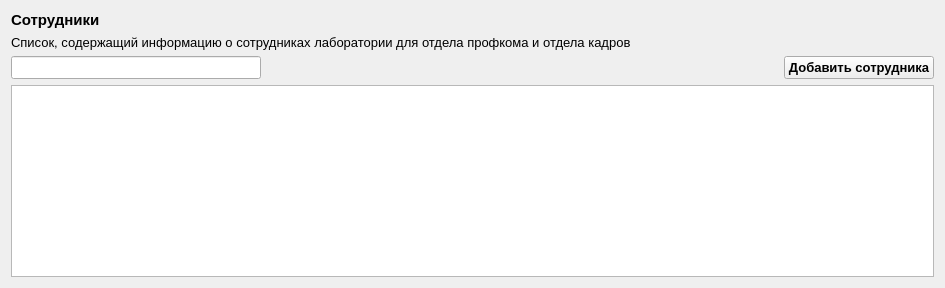
          <widget class="QWidget" name="page">
           <layout class="QGridLayout" name="gridLayout">
            <item row="1" column="0">
             <widget class="QLineEdit" name="search">
              <property name="minimumSize">
               <size>
                <width>250</width>
                <height>0</height>
               </size>
              </property>
              <property name="maximumSize">
               <size>
                <width>250</width>
                <height>16777215</height>
               </size>
              </property>
              <property name="font">
               <font>
                <pointsize>10</pointsize>
               </font>
              </property>
              <property name="styleSheet">
               <string notr="true"/>
              </property>
             </widget>
            </item>
            <item row="1" column="1">
             <spacer name="horizontalSpacer">
              <property name="orientation">
               <enum>Qt::Horizontal</enum>
              </property>
              <property name="sizeHint" stdset="0">
               <size>
                <width>511</width>
                <height>20</height>
               </size>
              </property>
             </spacer>
            </item>
            <item row="1" column="2">
             <widget class="QPushButton" name="pushButton">
              <property name="font">
               <font>
                <pointsize>10</pointsize>
                <weight>75</weight>
                <bold>true</bold>
               </font>
              </property>
              <property name="text">
               <string>Добавить сотрудника</string>
              </property>
             </widget>
            </item>
            <item row="2" column="0" colspan="3">
             <widget class="QTableView" name="table">
              <property name="font">
               <font>
                <pointsize>10</pointsize>
               </font>
              </property>
             </widget>
            </item>
            <item row="0" column="0" colspan="3">
             <layout class="QVBoxLayout" name="verticalLayout">
              <item>
               <widget class="QLabel" name="mainLabel">
                <property name="font">
                 <font>
                  <pointsize>11</pointsize>
                  <weight>75</weight>
                  <bold>true</bold>
                 </font>
                </property>
                <property name="styleSheet">
                 <string notr="true"/>
                </property>
                <property name="text">
                 <string>Сотрудники</string>
                </property>
               </widget>
              </item>
              <item>
               <widget class="QLabel" name="mainDecription">
                <property name="font">
                 <font>
                  <pointsize>10</pointsize>
                 </font>
                </property>
                <property name="text">
                 <string>Список, содержащий информацию о сотрудниках лаборатории для отдела профкома и отдела кадров</string>
                </property>
               </widget>
              </item>
             </layout>
            </item>
           </layout>
          </widget>
